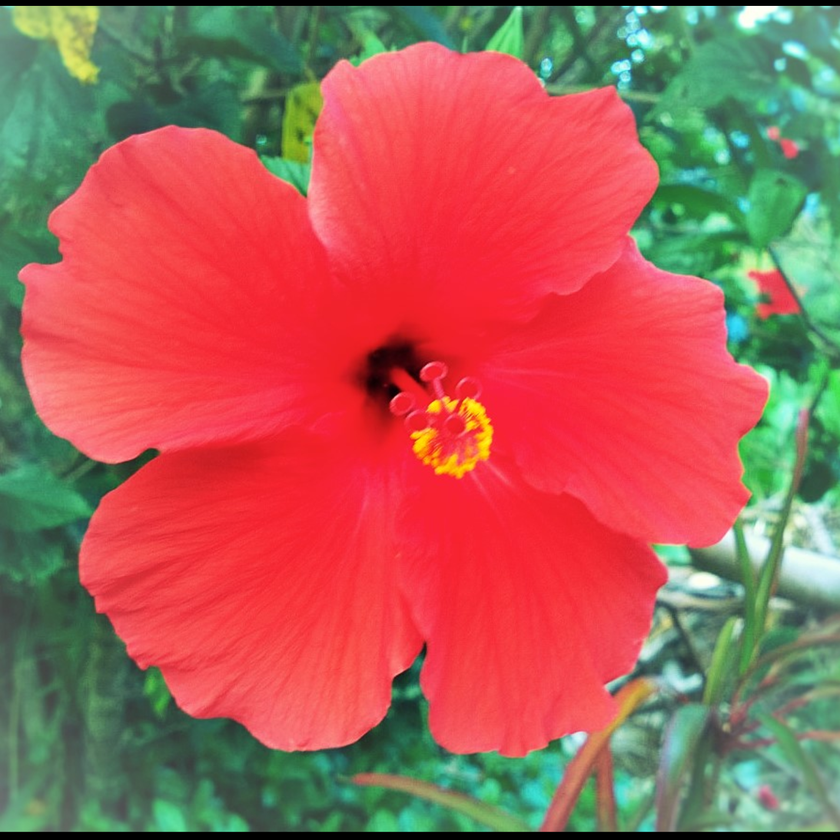
#> input picture sampleImage.png, 840 x 840 px, shrunk from 1427 x 1427 before the run
$ python main.py
#> lines starting #> are read from the running program, lines starting #| are printed output that depends on the picture
from PIL import Image
im = Image.open(r"sampleImage.png")
#> im is the input picture: PIL image 840x840 RGBA; mean R, G, B, A 170.2, 96.8, 87.2, 255
width, height = im.size
#> width = 840; height = 840
left = 0
top = 0
right = 200
bottom = height/4
#> bottom = 210

numRows = 4
numCols = 4

for row in range (numRows):
    for col in range (numCols):
        left = col*width/4
        right = (col+1)*width/4
        top = row*width/4
        bottom = (row+1)*width/4
        img = im.crop((left, top, right, bottom))
        imageName = "img"+str(row+1)+","+str(col+1)
        img = img.save(imageName+".PNG")
#> this loop made 4 passes
#> pass 1, `img = img.save(imageName+".PNG")`:
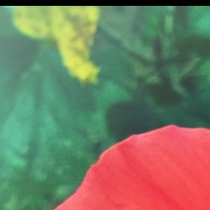
#> saved as img1,1.PNG: PIL image 210x210 RGBA; mean R, G, B, A 119.6, 123.8, 99.6, 255
#> pass 1, `img = img.save(imageName+".PNG")`:
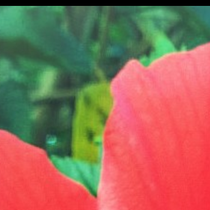
#> saved as img1,2.PNG: PIL image 210x210 RGBA; mean R, G, B, A 152.2, 106.6, 88.6, 255
#> pass 1, `img = img.save(imageName+".PNG")`:
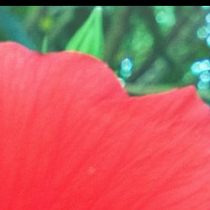
#> saved as img1,3.PNG: PIL image 210x210 RGBA; mean R, G, B, A 189.9, 97.1, 94.2, 255
#> pass 1, `img = img.save(imageName+".PNG")`:
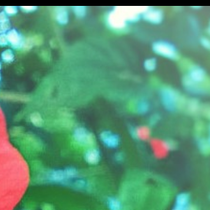
#> saved as img1,4.PNG: PIL image 210x210 RGBA; mean R, G, B, A 86.6, 152.7, 119.2, 255
